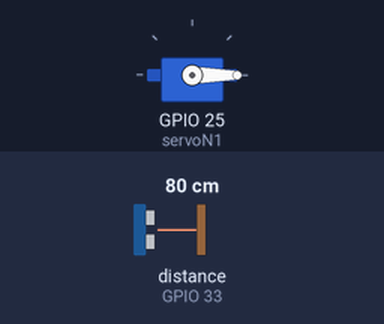
Recording of a sketch running on a simulated ESP32. Parts: servo. The test bench sets the inputs (shaded band); at power-on: distance to the obstacle (sensor on GPIO 33) 80 cm. WiFi joins after 1.5 s; servers stay silent unless stated; what the sketch prints to the serial monitor is not drawn.

Above: at 2.7 s.
2.8 s: distance to the obstacle (sensor on GPIO 33) set to 40 cm
5.7 s: distance to the obstacle (sensor on GPIO 33) set to 33 cm
At 6.5 s:
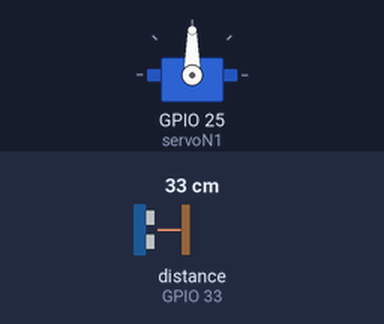
9.4 s: distance to the obstacle (sensor on GPIO 33) set to 60 cm
At 11.3 s:
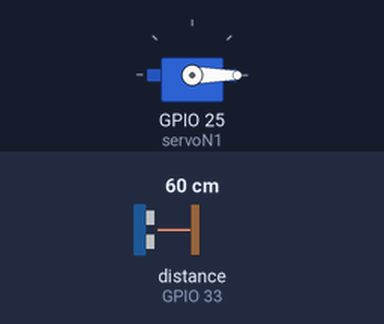
12.3 s: distance to the obstacle (sensor on GPIO 33) set to 2 cm
At 14.8 s:
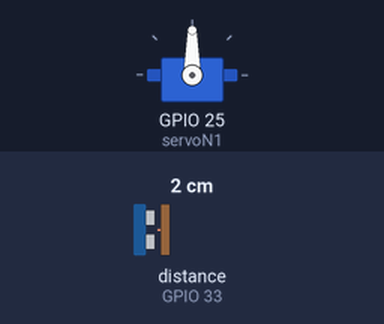
Timing chart, 0 to 16.3 s (numbered marks = the images above; inputs shaded):
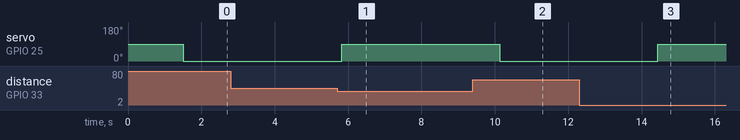

Measured:
- the behaviour switches between 36 and 35 cm on distance to the obstacle (sensor on GPIO 33) (found by bisection; images 0 and 1)
- after the input at 2.8 s, every drawn part: stays the same
- after the input at 5.7 s, servo on GPIO 25 (servoN1): 0° → 90° after 0.12 s
- after the input at 9.4 s, servo on GPIO 25 (servoN1): 90° → 0° after 0.73 s
- after the input at 12.3 s, servo on GPIO 25 (servoN1): 0° → 90° after 2.1 s

The sketch:

servo.ino
```cpp
#include <WiFi.h>
#include <Firebase_ESP_Client.h>
#include "addons/TokenHelper.h"
#include "addons/RTDBHelper.h"

#include <Ultrasonic.h>
#include <ESP32Servo.h>

#define WIFI_SSID "YunTech_5G"
#define WIFI_PASSWORD "12341234"
#define API_KEY "AIzaSyDhxS8c718wJtTyPzSTkupguVo3FP8dT40"
#define DATABASE_URL "https://shgo-64872-default-rtdb.asia-southeast1.firebasedatabase.app/"

FirebaseData fbdo;
FirebaseAuth auth;
FirebaseConfig config;

unsigned long sendDataPrewMills=0;
bool signupOK=false;
bool data=false; // upload data
float voltage=0.0;

Servo servoN1;
Ultrasonic ultrasonic(32,33);
int distance;

void setup() {
  // put your setup code here, to run once:
  servoN1.attach(25);
  servoN1.write(90);

  Serial.begin(19200);
  WiFi.begin(WIFI_SSID,WIFI_PASSWORD);
  Serial.print("Connecting to Wi-Fi");
  while(WiFi.status()!=WL_CONNECTED){
    Serial.print(".");delay(300);
  }
    Serial.println();
    Serial.print("Connected with IP: ");
    Serial.println(WiFi.localIP());

    config.api_key=API_KEY;
    config.database_url=DATABASE_URL;

    if(Firebase.signUp(&config,&auth,"","")){
      Serial.print("SignUp ok");
      signupOK=true;
    }else{
      Serial.printf("%s\n",config.signer.signupError.message.c_str());
    }
    config.token_status_callback=tokenStatusCallback;
    Firebase.begin(&config,&auth);
    Firebase.reconnectWiFi(true);

}

void loop() {
  // put your main code here, to run repeatedly:
  if(Firebase.ready()&&signupOK&&(millis()-sendDataPrewMills>5000||sendDataPrewMills==0)){
    sendDataPrewMills-millis();
    //----------------STORE sensor data to a RTDB
    distance = ultrasonic.read();
    Serial.print("Distance in CM: ");
    Serial.println(distance);
    if(distance<=35)
    {
      data=false;
      servoN1.write(90);
      Serial.println("there has something...");
      delay(1000);
    }
    else
    {
      data=true;
      servoN1.write(0);
      Serial.println("nothing is here...");
      delay(1000);

    }
    delay(1000); //每次間格0.5秒
    String dataStr = data ? "true" : "false";
    if (Firebase.RTDB.set(&fbdo, "Sensor/data", dataStr)) {
      Serial.println("Data stored in RTDB");
    } else {
      Serial.println("Error storing data in RTDB");
    }


  }
}
```
